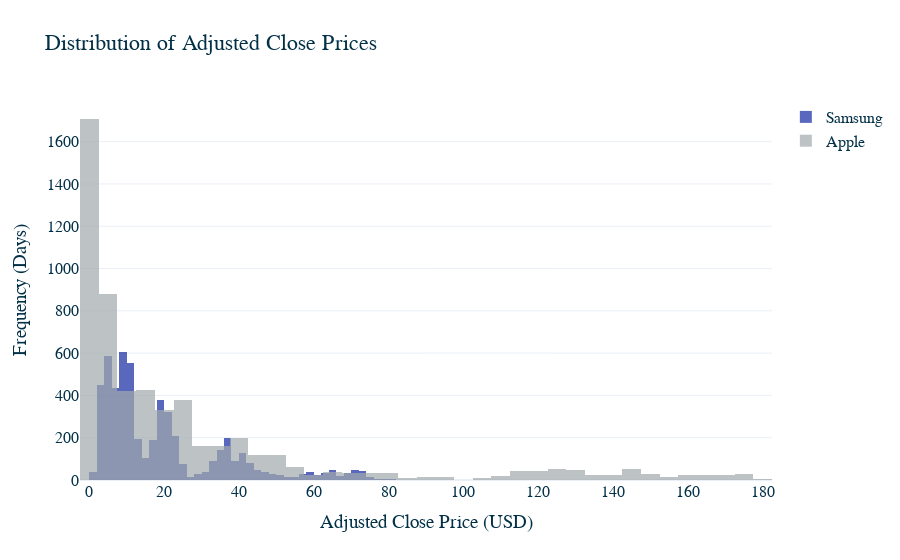

The code cell stored with this chart in its notebook:
### Markdown cell above
### Histograma de los Precios de Cierre Ajustados

### Code cell
fig = go.Figure()
fig.add_trace(go.Histogram(x=samsung_df['adj_close'], name='Samsung', opacity=0.7, marker_color='#1428A0'))
fig.add_trace(go.Histogram(x=apple_df['adj_close'], name='Apple', opacity=0.7, marker_color='#A2AAAD'))

fig.update_layout(
    barmode='overlay',
    title='Distribution of Adjusted Close Prices',
    xaxis_title='Adjusted Close Price (USD)',
    yaxis_title='Frequency (Days)',
    template='plotly_white',
    font=dict(family='Arial', size=16, color='#023047')
)

### Figure 1 — Plotly figure (JSON) as saved in the notebook; plotly's stock layout.template omitted (floating-point values rounded to 4 significant figures; data arrays with more than 128 entries replaced by an {"elided": "..."} marker saying what was removed)
{"data": [{"marker": {"color": "#1428A0"}, "name": "Samsung", "opacity": 0.7, "type": "histogram", "x": {"elided": "5441 float values"}}, {"marker": {"color": "#A2AAAD"}, "name": "Apple", "opacity": 0.7, "type": "histogram", "x": {"elided": "5614 float values"}}], "layout": {"barmode": "overlay", "font": {"color": "#023047", "family": "Arial", "size": 16}, "title": {"text": "Distribution of Adjusted Close Prices"}, "xaxis": {"title": {"text": "Adjusted Close Price (USD)"}}, "yaxis": {"title": {"text": "Frequency (Days)"}}}}
